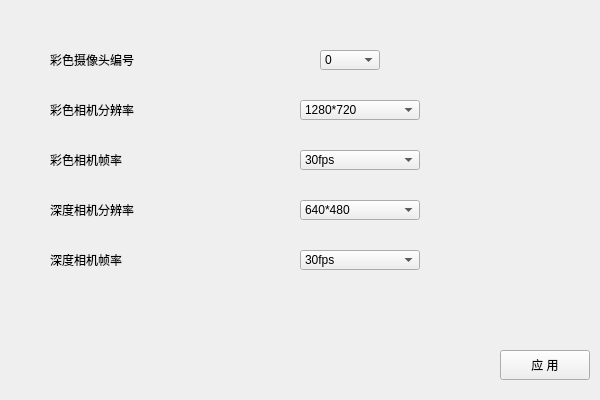
<?xml version="1.0" encoding="UTF-8"?>
<ui version="4.0">
 <class>Camera_Settings</class>
 <widget class="QWidget" name="Camera_Settings">
  <property name="geometry">
   <rect>
    <x>0</x>
    <y>0</y>
    <width>600</width>
    <height>400</height>
   </rect>
  </property>
  <property name="windowTitle">
   <string>Form</string>
  </property>
  <widget class="QLabel" name="label_4">
   <property name="geometry">
    <rect>
     <x>50</x>
     <y>200</y>
     <width>120</width>
     <height>20</height>
    </rect>
   </property>
   <property name="text">
    <string>深度相机分辨率</string>
   </property>
  </widget>
  <widget class="QLabel" name="label_2">
   <property name="geometry">
    <rect>
     <x>50</x>
     <y>100</y>
     <width>120</width>
     <height>20</height>
    </rect>
   </property>
   <property name="text">
    <string>彩色相机分辨率</string>
   </property>
  </widget>
  <widget class="QLabel" name="label_5">
   <property name="geometry">
    <rect>
     <x>50</x>
     <y>250</y>
     <width>120</width>
     <height>20</height>
    </rect>
   </property>
   <property name="text">
    <string>深度相机帧率</string>
   </property>
  </widget>
  <widget class="QLabel" name="label_3">
   <property name="geometry">
    <rect>
     <x>50</x>
     <y>150</y>
     <width>120</width>
     <height>20</height>
    </rect>
   </property>
   <property name="text">
    <string>彩色相机帧率</string>
   </property>
  </widget>
  <widget class="QComboBox" name="comboBox_depth_resolution">
   <property name="geometry">
    <rect>
     <x>300</x>
     <y>200</y>
     <width>120</width>
     <height>20</height>
    </rect>
   </property>
   <item>
    <property name="text">
     <string>640*480</string>
    </property>
   </item>
   <item>
    <property name="text">
     <string>320*240</string>
    </property>
   </item>
  </widget>
  <widget class="QComboBox" name="comboBox_color_resolution">
   <property name="geometry">
    <rect>
     <x>300</x>
     <y>100</y>
     <width>120</width>
     <height>20</height>
    </rect>
   </property>
   <property name="currentText">
    <string>640*480</string>
   </property>
   <item>
    <property name="text">
     <string>1280*720</string>
    </property>
   </item>
   <item>
    <property name="text">
     <string>640*480</string>
    </property>
   </item>
   <item>
    <property name="text">
     <string>320*240</string>
    </property>
   </item>
  </widget>
  <widget class="QPushButton" name="pushButton_apply">
   <property name="geometry">
    <rect>
     <x>500</x>
     <y>350</y>
     <width>90</width>
     <height>30</height>
    </rect>
   </property>
   <property name="text">
    <string>应 用</string>
   </property>
  </widget>
  <widget class="QLabel" name="label_1">
   <property name="geometry">
    <rect>
     <x>50</x>
     <y>50</y>
     <width>120</width>
     <height>20</height>
    </rect>
   </property>
   <property name="text">
    <string>彩色摄像头编号</string>
   </property>
  </widget>
  <widget class="QComboBox" name="comboBox_color_index">
   <property name="geometry">
    <rect>
     <x>320</x>
     <y>50</y>
     <width>60</width>
     <height>20</height>
    </rect>
   </property>
   <property name="currentText">
    <string>0</string>
   </property>
   <item>
    <property name="text">
     <string>0</string>
    </property>
   </item>
   <item>
    <property name="text">
     <string>1</string>
    </property>
   </item>
   <item>
    <property name="text">
     <string>2</string>
    </property>
   </item>
  </widget>
  <widget class="QComboBox" name="comboBox_color_fps">
   <property name="geometry">
    <rect>
     <x>300</x>
     <y>150</y>
     <width>120</width>
     <height>20</height>
    </rect>
   </property>
   <property name="currentText">
    <string>30fps</string>
   </property>
   <item>
    <property name="text">
     <string>30fps</string>
    </property>
   </item>
   <item>
    <property name="text">
     <string>10fps</string>
    </property>
   </item>
  </widget>
  <widget class="QComboBox" name="comboBox_depth_fps">
   <property name="geometry">
    <rect>
     <x>300</x>
     <y>250</y>
     <width>120</width>
     <height>20</height>
    </rect>
   </property>
   <property name="currentText">
    <string>30fps</string>
   </property>
   <item>
    <property name="text">
     <string>30fps</string>
    </property>
   </item>
   <item>
    <property name="text">
     <string>10fps</string>
    </property>
   </item>
  </widget>
 </widget>
 <resources/>
 <connections/>
</ui>
